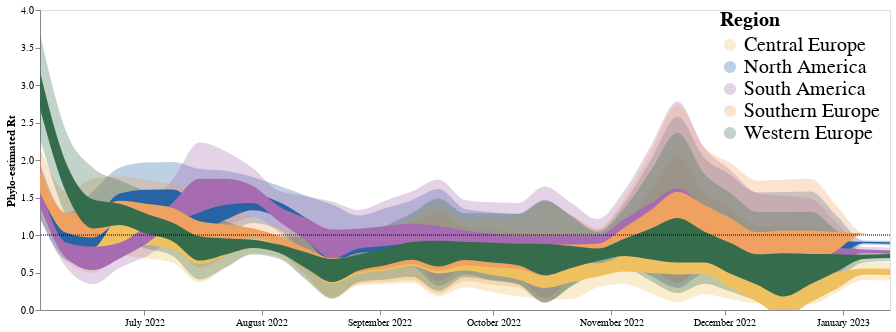

The notebook cell this image was saved under:
### Code cell
line2 = alt.Chart(smoothed_intro_rt).mark_area(interpolate='monotone', opacity = 1 ,color = "#f58518", clip = True).encode(
    alt.X('date:T', axis=alt.Axis(title="",tickCount = "month", grid=False,format="%B %Y")),
    alt.Y('lower_hpd_log_50_x',axis=alt.Axis(title="Phylo-estimated Rt", grid=False), scale=alt.Scale(domain=(0.0, 4))),
    alt.Y2('upper_hpd_log_50_x' ),
    alt.Color("deme_x",legend=alt.Legend(title= "Region",offset = -170, labelFontSize = 20, titleFontSize = 20, symbolSize = 150))
).properties(
    width=850,
    height=300
)
band2 = alt.Chart(smoothed_intro_rt).mark_area(
    opacity=0.3, interpolate='monotone', color = "#f58518"
).encode(
    alt.X('date:T', axis=alt.Axis(title="", grid=False,format="%B %Y")),
    alt.Y('lower_hpd_log_95_x', axis=alt.Axis(title="Phylo-estimated Rt", grid=False)),# scale=alt.Scale(domain=(0.6, 1.3))),
    alt.Y2('upper_hpd_log_95_x'), 
    alt.Color("deme_x",  scale=alt.Scale(range=range_))
).properties(
    width=850,
    height=300
).transform_filter(
    (datum.lower_hpd_log_95_x >0.0) #& (datum.upper_hpd_log_95 < 4)
)

phlyo_rt_plot = band2 + line2 +one_line
phlyo_rt_plot

### Figure 1 — Vega-Lite specification as saved in the notebook (floating-point values rounded to 4 significant figures; data arrays with more than 128 entries replaced by an {"elided": "..."} marker saying what was removed)
{"config": {"view": {"continuousWidth": 400, "continuousHeight": 300}}, "layer": [{"mark": {"type": "area", "color": "#f58518", "interpolate": "monotone", "opacity": 0.3}, "encoding": {"color": {"field": "deme_x", "scale": {"range": ["#EEC060", "#2664A5", "#A76BB1", "#EEA160", "#356D4C"]}, "type": "nominal"}, "x": {"axis": {"format": "%B %Y", "grid": false, "title": ""}, "field": "date", "type": "temporal"}, "y": {"axis": {"grid": false, "title": "Phylo-estimated Rt"}, "field": "lower_hpd_log_95_x", "type": "quantitative"}, "y2": {"field": "upper_hpd_log_95_x"}}, "height": 300, "transform": [{"filter": "(datum.lower_hpd_log_95_x > 0.0)"}], "width": 850}, {"mark": {"type": "area", "clip": true, "color": "#f58518", "interpolate": "monotone", "opacity": 1}, "encoding": {"color": {"field": "deme_x", "legend": {"labelFontSize": 20, "offset": -170, "symbolSize": 150, "title": "Region", "titleFontSize": 20}, "type": "nominal"}, "x": {"axis": {"format": "%B %Y", "grid": false, "tickCount": "month", "title": ""}, "field": "date", "type": "temporal"}, "y": {"axis": {"grid": false, "title": "Phylo-estimated Rt"}, "field": "lower_hpd_log_50_x", "scale": {"domain": [0.0, 4]}, "type": "quantitative"}, "y2": {"field": "upper_hpd_log_50_x"}}, "height": 300, "width": 850}, {"data": {"name": "data-0f80976e06af035141dd0a0f11df9332"}, "mark": {"type": "rule", "strokeDash": [1, 1]}, "encoding": {"y": {"field": "y", "type": "quantitative"}}, "height": 300, "width": 850}], "data": {"name": "data-7f6c140a089701ab1c09f50e78b079ce"}, "$schema": "https://vega.github.io/schema/vega-lite/v4.17.0.json", "datasets": {"data-7f6c140a089701ab1c09f50e78b079ce": {"elided": "165 records"}, "data-0f80976e06af035141dd0a0f11df9332": [{"y": 1.0}]}}
